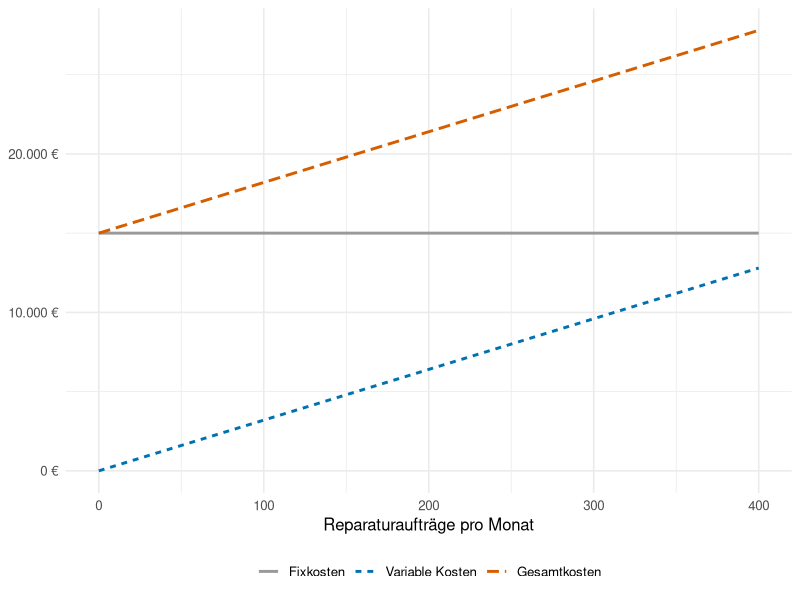
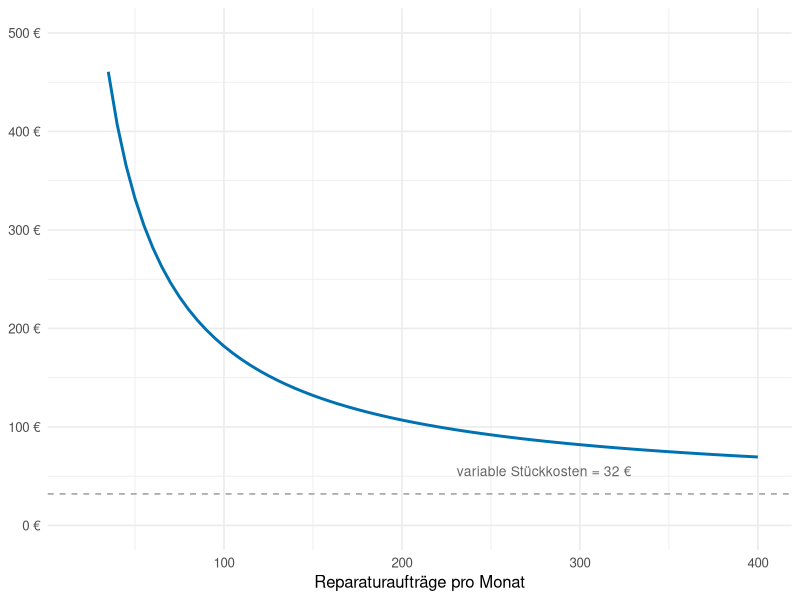

These figures' R source, in order:
## ---- chunk 1
#| echo: false
#| fig-height: 4
#| fig-cap: "Kostenverhalten im Reparaturbereich – Gesamtkosten"
library(ggplot2)
library(tidyr)

mengen <- seq(0, 400, by = 5)
df <- data.frame(
  Menge        = mengen,
  Fixkosten    = 15000,
  Var.Kosten   = 32 * mengen,
  Gesamtkosten = 15000 + 32 * mengen
)
df_long <- pivot_longer(df, -Menge, names_to = "Kostenart", values_to = "Betrag")
df_long$Kostenart <- factor(df_long$Kostenart,
  levels = c("Fixkosten", "Var.Kosten", "Gesamtkosten"),
  labels = c("Fixkosten", "Variable Kosten", "Gesamtkosten"))

ggplot(df_long, aes(x = Menge, y = Betrag, color = Kostenart, linetype = Kostenart)) +
  geom_line(linewidth = 1) +
  scale_color_manual(values = c("#999999", "#0072B2", "#D55E00")) +
  scale_y_continuous(
    labels = function(x) paste0(format(x, big.mark = ".", scientific = FALSE), " €")
  ) +
  labs(x = "Reparaturaufträge pro Monat", y = NULL, color = NULL, linetype = NULL) +
  theme_minimal(base_size = 12) +
  theme(legend.position = "bottom")
## ---- chunk 2
#| echo: false
#| fig-height: 3.5
#| fig-cap: "Stückkosten sinken mit steigender Ausbringungsmenge"
df_stuck <- data.frame(
  Menge        = seq(20, 400, by = 5),
  Stueckkosten = (15000 + 32 * seq(20, 400, by = 5)) / seq(20, 400, by = 5)
)

ggplot(df_stuck, aes(x = Menge, y = Stueckkosten)) +
  geom_line(linewidth = 1, color = "#0072B2") +
  geom_hline(yintercept = 32, linetype = "dashed", color = "#999999") +
  annotate("text", x = 280, y = 55,
           label = "variable Stückkosten = 32 €", size = 3.5, color = "#666666") +
  scale_y_continuous(labels = function(x) paste0(x, " €"),
                     limits = c(0, 500)) +
  labs(x = "Reparaturaufträge pro Monat", y = NULL) +
  theme_minimal(base_size = 12)
